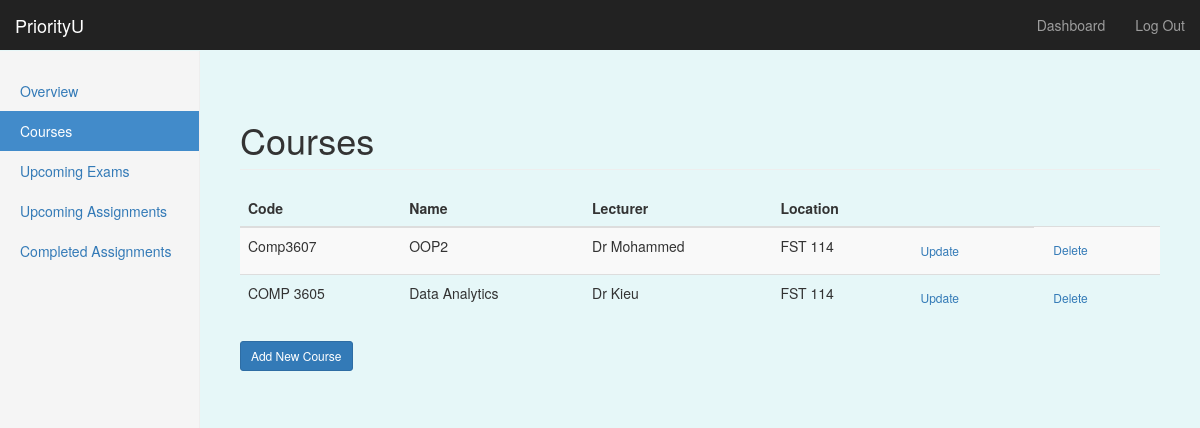
Page /dashboard/courses (signed in) on the committed database.
### priorityU/models/models.py (models this page shows, shortened)
class Courses(db.Model):
    __tablename__ = 'courses'
    c_id = db.Column(db.Integer, primary_key=True)
    course_code = db.Column(db.String, nullable=False)
    course_name = db.Column(db.String, nullable=False)
    lecturer = db.Column(db.String, nullable=False)
    location = db.Column(db.String, nullable=False)
    user_id = db.Column(db.Integer, db.ForeignKey('users.id'))

### priorityU/routes.py (the view)
@app.route('/dashboard/courses')
@login_required
def courses():
    user_courses = Courses.query.filter_by(user_id=current_user.get_id()).order_by(Courses.course_code.desc()).all()
    return render_template('courses.html', name=current_user.username, courses=user_courses,add_state=False,edit_state=False, form=None)

### priorityU/routes.py (called while the page is built)
@login_manager.user_loader
def load_user(user_id):
    return User.query.get(int(user_id))

### priorityU/templates/courses.html (shortened to what this page needs)
{% extends "bootstrap/base.html" %}
{% import "bootstrap/wtf.html" as wtf %}
{% block styles %}
{{super()}}
<link rel="stylesheet" href="{{url_for('.static', filename='style.css')}}">
{% endblock %}
{% block content %}
    <nav class="navbar navbar-inverse navbar-fixed-top">
      <div class="container-fluid">
        <div class="navbar-header">
          <a class="navbar-brand" href="#">PriorityU</a>
        </div>
        <div id="navbar" class="navbar-collapse collapse">
          <ul class="nav navbar-nav navbar-right">
            <li><a href="#">Dashboard</a></li>
            <li><a href="{{ url_for('logout') }}">Log Out</a></li>
          </ul>
        </div>
      </div>
    </nav>
    <div class="container-fluid">
      <div class="row">
        <div class="col-sm-3 col-md-2 sidebar">
          <ul class="nav nav-sidebar">
              <li {% if request.endpoint == 'dashboard' %} class="active" {% endif %}> <a href="{{url_for('dashboard')}}">Overview</a></li>
              <li {% if request.endpoint == 'courses' %} class="active" {% endif %}><a href="{{url_for('courses')}}" id="tab2-id">Courses</a></li>
              <li {% if request.endpoint == 'exams' %} class="active" {% endif %}><a href="{{url_for('exams')}}">Upcoming Exams</a></li>
              <li {% if request.endpoint == 'assignments' %} class="active" {% endif %}><a href="{{url_for('assignments')}}">Upcoming Assignments</a></li>
              <li {% if request.endpoint == 'completed' %} class="active" {% endif %} ><a href="{{url_for('completed')}}">Completed Assignments</a></li>
          </ul>
        </div>
       {% if add_state and form %}
       <div class="col-sm-4 col-md-offset-2 main">
         <form class="form-signin" method="POST">
            <h2 class="form-signin-heading">Add Course</h2>
            {{ form.hidden_tag() }}
            {{ wtf.form_field(form.code) }}
            {{ wtf.form_field(form.title) }}
            {{ wtf.form_field(form.lecturer) }}
            {{ wtf.form_field(form.location) }}
            <button class="btn btn-sm btn-primary" type="submit">Create</button>
            <a href="{{ url_for('courses') }}">Cancel</a>
         </form>
       <div class="col-sm-4 col-md-offset-2 main">
       {% else %}
       <div class="col-sm-9 col-sm-offset-3 col-md-10 col-md-offset-2 main">
          <h1 class="page-header">Courses</h1>
          <table class="table table-striped table-hover">
            <thead class="thead-dark">
                <tr>
                    <th>Code</th><th>Name</th><th>Lecturer</th><th>Location</th><th></th>
                </tr>
            </thead>
            <tbody>
                {% for c in courses %}
                <tr>
                    <td>{{c.course_code}}</td>
                    <td>{{c.course_name}}</td>
                    <td>{{c.lecturer}}</td>
                    <td>{{c.location}}</td>
                    <td>
                      <a href='#' class="btn btn-secondary btn-sm">Update</a>
                    </td>
                    <td>
                      <a href='/dashboard/assignments/{{c.c_id}}' class="btn btn-secondary btn-sm">Delete</a>
                    </td>
                </tr>
                {% endfor %}
            </tbody>
          </table>
       <h4><a href="{{ url_for('addCourse') }}" class="btn btn-primary btn-sm">Add New Course</a></h4>
      </div>
      {% endif %}
      </div>
    </div>
{% endblock %}

### priorityU/static/style.css (style rules this page uses)
body { padding-top: 50px; }
.navbar-fixed-top { border: 0; }
.sidebar { display: none; }
@media (min-width: 768px) { .sidebar { position: fixed; top: 51px; bottom: 0; left: 0; z-index: 1000; display: block; padding: 20px; overflow-x: hidden; overflow-y: auto; background-color: #f5f5f5; border-right: 1px solid #eee; } }
.nav-sidebar { margin-right: -21px; margin-bottom: 20px; margin-left: -20px; }
.nav-sidebar > li > a { padding-right: 20px; padding-left: 20px; }
.nav-sidebar > .active > a, .nav-sidebar > .active > a:hover, .nav-sidebar > .active > a:focus { color: #fff; background-color: #428bca; }
.main { padding: 20px; }
@media (min-width: 768px) { .main { padding-right: 40px; padding-left: 40px; } }
.main .page-header { margin-top: 0; }
body { padding-top: 100px; padding-bottom: 40px; background-color: #e6f7f8; }

### rows in the picture
Courses: course_code "Comp3607", course_name "OOP2", lecturer "Dr Mohammed", location "FST 114"
Courses: course_code "COMP 3605", course_name "Data Analytics", lecturer "Dr Kieu", location "FST 114"
